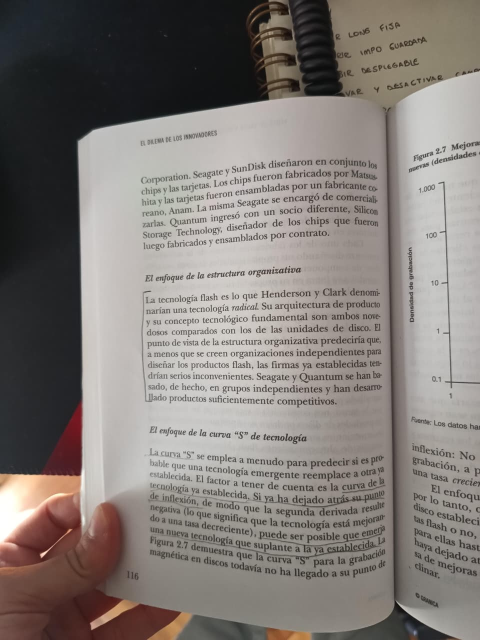
#> input picture img_test/img_left.jpeg, 960 x 1280 px (shown at 1/2 size)
$ python -i page_detector.py   (imports and definitions only)
#> lines starting #> are read from the running program, lines starting #| are printed output that depends on the picture; after the words box and inside, x2 and y2 are one past the last pixel; in counts of white or black regions, pixels touching at a corner belong together
"""Deteccion del ROI de la pagina de interes (paso previo del pipeline).

Las fotos son tomadas con celular: incluyen escritorio, dedos, la otra
pagina del libro abierto, cuadernos, fondo, etc. Antes de binarizar y
buscar marcas conviene recortar la pagina de interes para eliminar ese
ruido externo.

Estrategia (pagina "mas grande / centrada"): se fusiona el texto impreso
en bloques solidos y se toma el bloque de mayor area (la columna de texto
mas prominente). Su bounding box se expande con un padding consciente de
vecinos: hacia cada lado se agranda para incluir el margen (donde van los
corchetes) pero sin invadir la otra pagina (se limita a la mitad del hueco
hasta el siguiente bloque de texto relevante).
"""
import cv2
import numpy as np

from app.core.config import config

Bbox = tuple[int, int, int, int]  # x0, y0, x1, y1


def _text_blocks(gray: np.ndarray) -> list[tuple[int, int, int, int, int]]:
    """Devuelve bloques de texto impreso (x, y, w, h, area) ordenados por area."""
    th = cv2.adaptiveThreshold(
        gray, 255, cv2.ADAPTIVE_THRESH_GAUSSIAN_C, cv2.THRESH_BINARY_INV,
        config.PAGE_TEXT_BLOCK, config.PAGE_TEXT_C,
    )
    # descartar "texto" sobre fondo que no es papel (fondo oscuro)
    _, paper = cv2.threshold(
        cv2.GaussianBlur(gray, (9, 9), 0), 0, 255, cv2.THRESH_BINARY + cv2.THRESH_OTSU
    )
    th = cv2.bitwise_and(th, paper)

    # fusionar lineas/parrafos en bloques solidos: cierre vertical grande
    # (puentea huecos entre parrafos) + horizontal moderado (no salta de pagina)
    close = cv2.getStructuringElement(
        cv2.MORPH_RECT, (config.PAGE_MERGE_W, config.PAGE_MERGE_H)
    )
    merged = cv2.morphologyEx(th, cv2.MORPH_CLOSE, close)
    opening = cv2.getStructuringElement(cv2.MORPH_RECT, (config.PAGE_OPEN, config.PAGE_OPEN))
    merged = cv2.morphologyEx(merged, cv2.MORPH_OPEN, opening)

    n, _, stats, _ = cv2.connectedComponentsWithStats(merged, 8)
    boxes = [
        (int(stats[i, cv2.CC_STAT_LEFT]), int(stats[i, cv2.CC_STAT_TOP]),
         int(stats[i, cv2.CC_STAT_WIDTH]), int(stats[i, cv2.CC_STAT_HEIGHT]),
         int(stats[i, cv2.CC_STAT_AREA]))
        for i in range(1, n)
    ]
    boxes.sort(key=lambda b: b[4], reverse=True)
    return boxes


def detect_spine(gray: np.ndarray) -> int | None:
    """Detecta el lomo del libro
    """
    sh, sw = gray.shape
    y0, y1 = int(sh * config.PAGE_SPINE_BAND), int(sh * (1 - config.PAGE_SPINE_BAND))
    band = gray[y0:y1, :].astype(np.float32)
    col = np.percentile(band, 80, axis=0)
    col = cv2.GaussianBlur(col.reshape(1, -1), (0, 0), 4).ravel()

    flank = max(int(sw * config.PAGE_SPINE_FLANK), 8)
    lo, hi = int(sw * 0.10), int(sw * 0.90)
    best_x, best_valley = None, 0.0
    for x in range(lo, hi):
        left = col[max(0, x - 2 * flank):x - flank].mean() if x - flank > 0 else 0.0
        right = col[x + flank:x + 2 * flank].mean() if x + flank < sw else 0.0
        if min(left, right) < config.PAGE_SPINE_FLANK_MIN:  # ambos lados deben ser pagina
            continue
        valley = float(min(left, right) - col[x])
        if valley > best_valley:
            best_x, best_valley = x, valley

    if best_x is None or best_valley < config.PAGE_SPINE_MIN_VALLEY:
        return None
    return best_x


def detect_page_bbox(bgr: np.ndarray) -> Bbox | None:
    """Devuelve el bbox (x0, y0, x1, y1) de la pagina de interes en coords
    de la imagen original, o None si no se detecta texto."""
    H, W = bgr.shape[:2]
    scale = config.PAGE_DETECT_MAX_DIM / max(H, W)
    scale = min(scale, 1.0)
    small = cv2.resize(bgr, None, fx=scale, fy=scale) if scale < 1.0 else bgr
    gray = cv2.cvtColor(small, cv2.COLOR_BGR2GRAY)
    sh, sw = gray.shape

    boxes = _text_blocks(gray)
    if not boxes:
        return None

    x, y, w, h, area = boxes[0]
    neighbors = [b for b in boxes[1:] if b[4] >= area * config.PAGE_MIN_NEIGHBOR]

    def y_overlap(b: tuple[int, int, int, int, int]) -> bool:
        return not (b[1] + b[3] < y or b[1] > y + h)

    left_gap, right_gap = x, sw - (x + w)
    for b in neighbors:
        if not y_overlap(b):
            continue
        bx, bw = b[0], b[2]
        if bx + bw <= x:
            left_gap = min(left_gap, x - (bx + bw))
        elif bx >= x + w:
            right_gap = min(right_gap, bx - (x + w))

    want_x = int(w * config.PAGE_PAD_X)
    pad_l = min(want_x, max(left_gap // 2, 0))
    pad_r = min(want_x, max(right_gap // 2, 0))
    pad_y = int(h * config.PAGE_PAD_Y)

    x0 = max(0, x - pad_l)
    y0 = max(0, y - pad_y)
    x1 = min(sw, x + w + pad_r)
    y1 = min(sh, y + h + pad_y)

    # Recortar en el lomo para no invadir la pagina vecina. La pagina de
    # interes es el lado del lomo donde cae el centro del bloque de texto
    # principal; se entra un poco (PAGE_SPINE_MARGIN) para saltear la sombra
    # oscura de la encuadernacion.
    spine = detect_spine(gray)
    if spine is not None:
        off = int(sw * config.PAGE_SPINE_MARGIN)
        if x + w / 2 > spine:        # pagina a la derecha del lomo
            x0 = max(x0, spine + off)
        else:                        # pagina a la izquierda del lomo
            x1 = min(x1, spine - off)

    inv = 1.0 / scale
    return (int(x0 * inv), int(y0 * inv), int(x1 * inv), int(y1 * inv))


# [10 lines left out: function crop_to_page, not called in this run]

>>> import cv2
>>> picture = cv2.imread('../../img_test/img_left.jpeg')
#> picture is the input picture: shape (1280, 960, 3); mean B, G, R 119, 123.2, 129.5
>>> result = detect_page_bbox(picture)
#> in detect_page_bbox, `small = cv2.resize(bgr, None, fx=scale, fy=scale) if scale < 1.0 else ..`:
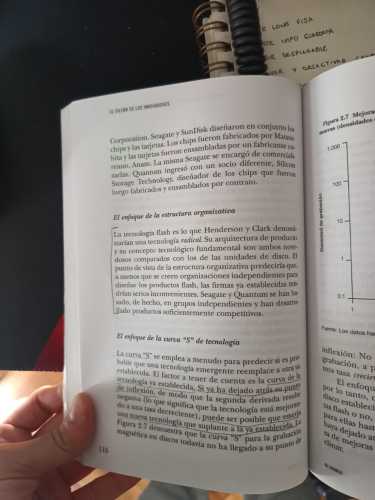
#> small: shape (1000, 750, 3) (shown at 1/2 size); mean B, G, R 119, 123.1, 129.5
#> in detect_page_bbox, `gray = cv2.cvtColor(small, cv2.COLOR_BGR2GRAY)`:
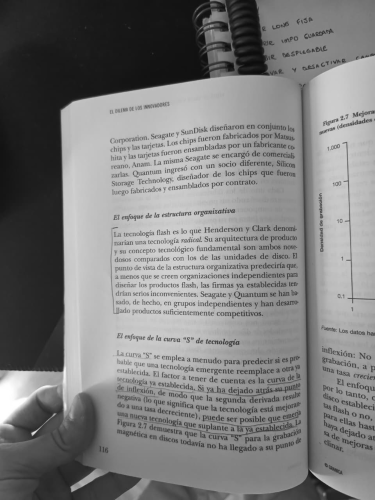
#> gray: shape (1000, 750) (shown at 1/2 size); min 9, max 255, mean 124.5
#> in _text_blocks, `th = cv2.adaptiveThreshold( gray, 255, cv2.ADAPTIVE_THRESH_GAUSSIAN_C,..`:
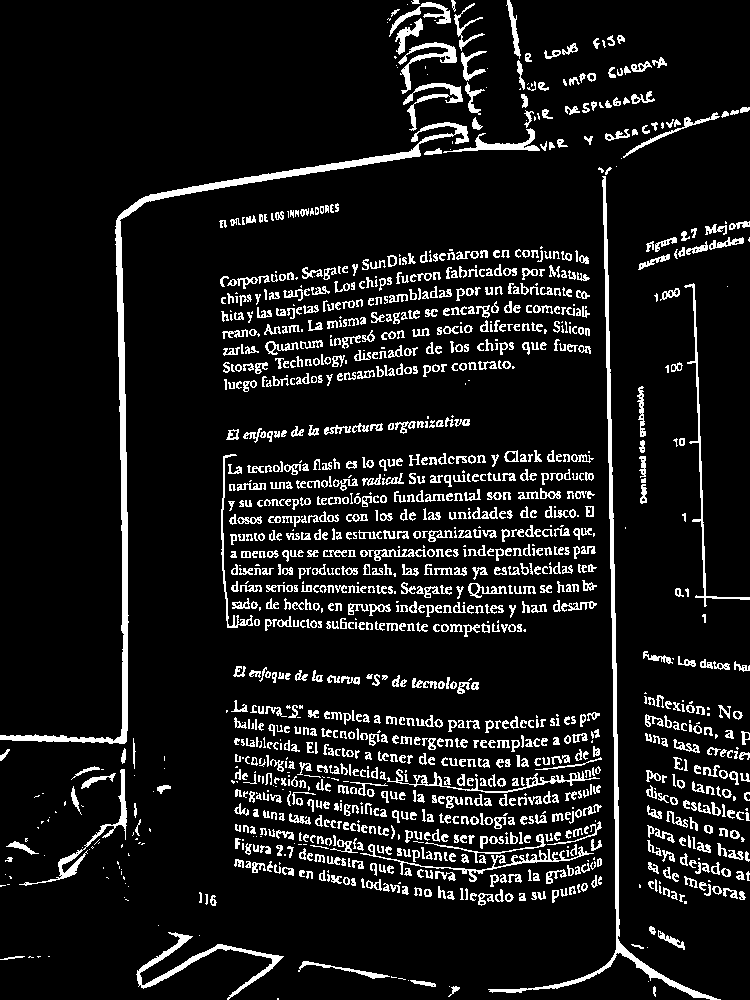
#> th: shape (1000, 750); 9.9% white in thin lines or dots
#> in _text_blocks, `_, paper = cv2.threshold( cv2.GaussianBlur(gray, (9, 9), 0), 0, 255, c..`:
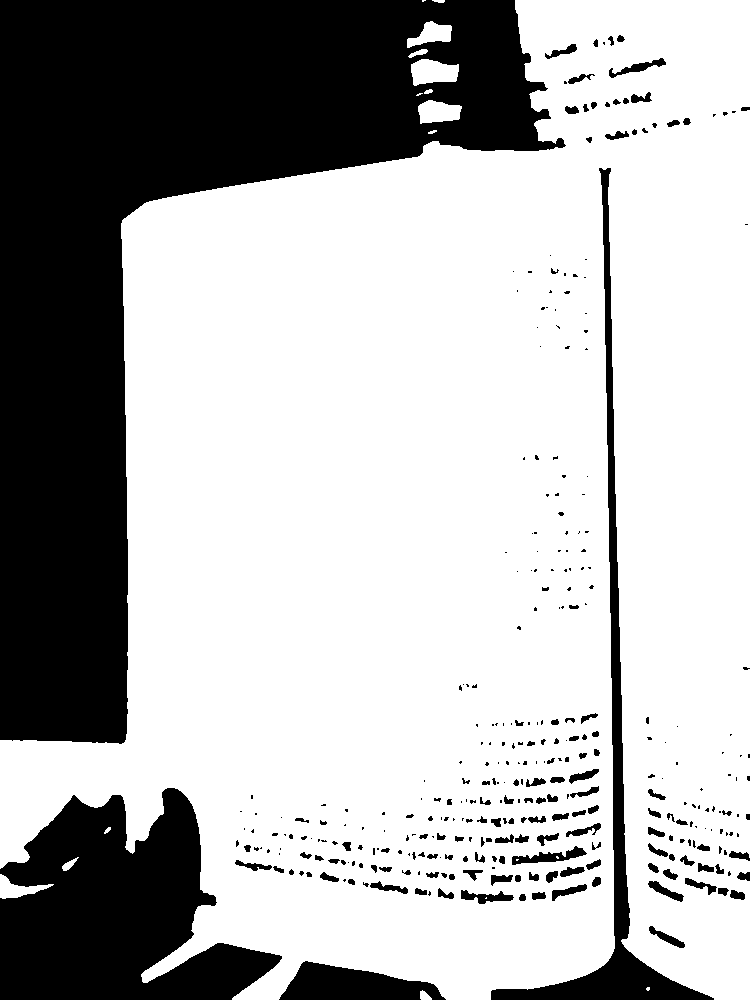
#> paper: shape (1000, 750); 70.1% white; 331 black regions (196 under 20 px), largest, box (x1, y1, x2, y2) and area: (0, 0, 566, 744) 160118, (0, 788, 282, 1000) 37528, (491, 168, 714, 1000) 11689
#> in _text_blocks, `th = cv2.bitwise_and(th, paper)`:
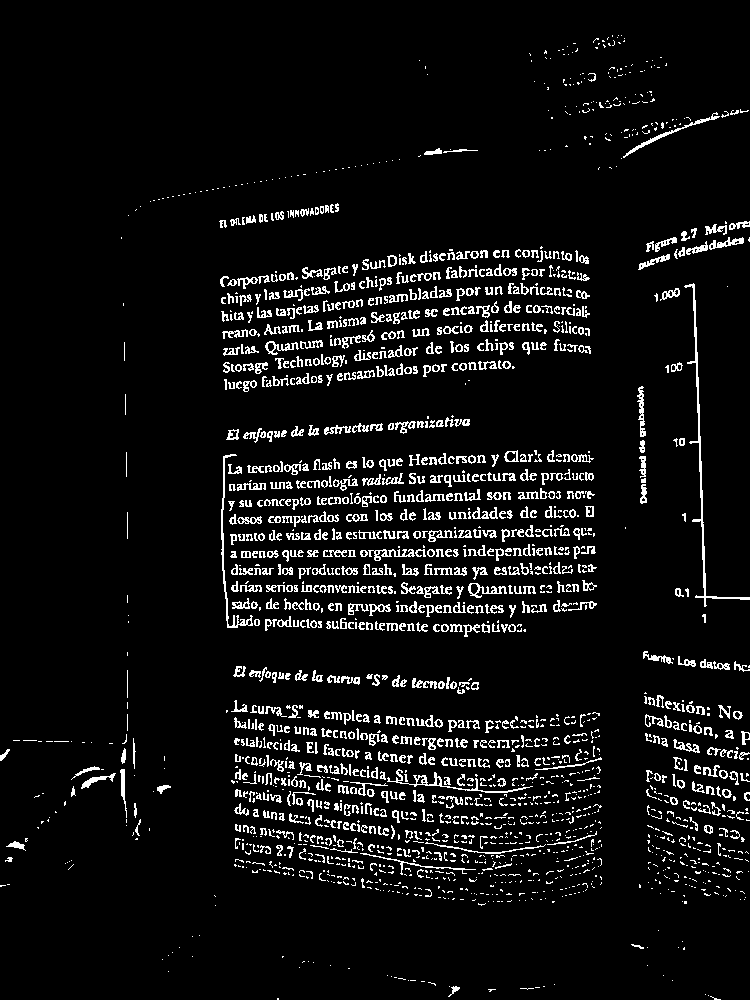
#> th: shape (1000, 750); 6.6% white in thin lines or dots
#> in _text_blocks, `merged = cv2.morphologyEx(merged, cv2.MORPH_OPEN, opening)`:
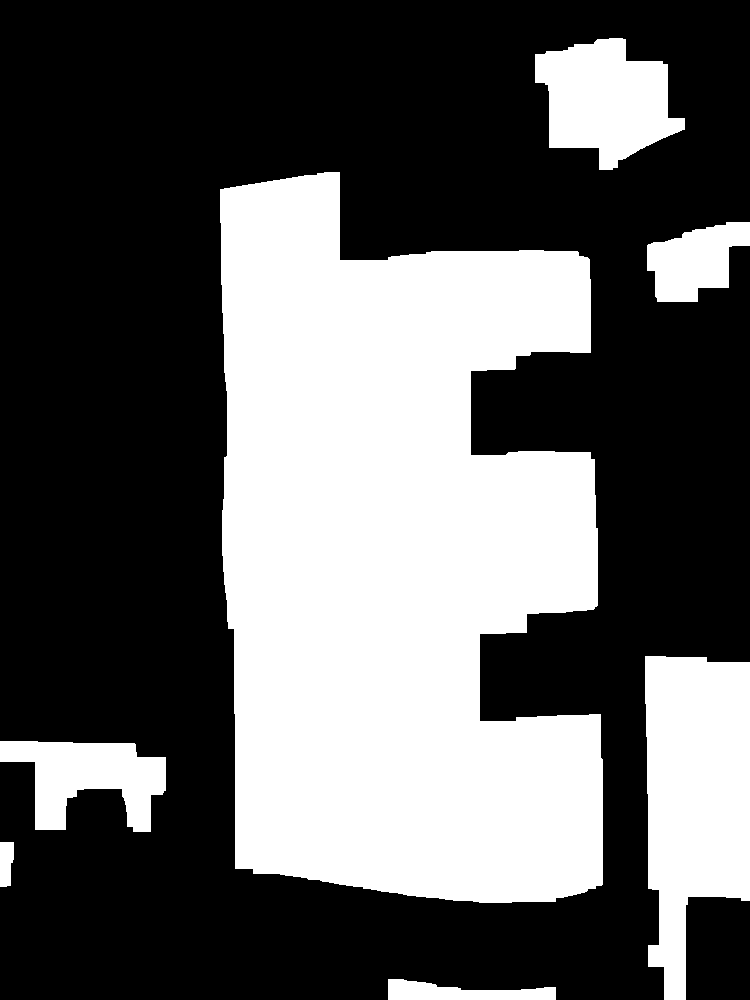
#> merged: shape (1000, 750); 37.1% white; 7 white regions, largest, box (x1, y1, x2, y2) and area: (220, 172, 603, 903) 220922, (645, 656, 750, 1000) 27394, (535, 38, 685, 170) 12798
#> in _text_blocks, `n, _, stats, _ = cv2.connectedComponentsWithStats(merged, 8)`: n = 8; stats = [[0, 0, 750, 1000, 471729], [535, 38, 150, 132, 12798], [220, 172, 383, 731, 220922], [647, 222, 103, 80, 5434], [645, 656, 105, 344, 27394], [0, 741, 166, 91, 8917], [0, 842, 14, 45, 551], [388, 979, 168, 21, 2255]]
#> in _text_blocks, `boxes = [ (int(stats[i, cv2.CC_STAT_LEFT]), int(stats[i, cv2.CC_STAT_T..`: boxes = [(535, 38, 150, 132, 12798), (220, 172, 383, 731, 220922), (647, 222, 103, 80, 5434), (645, 656, 105, 344, 27394), (0, 741, 166, 91, 8917), (0, 842, 14, 45, 551), (388, 979, 168, 21, 2255)]
#> in detect_page_bbox, `boxes = _text_blocks(gray)`: boxes = [(220, 172, 383, 731, 220922), (645, 656, 105, 344, 27394), (535, 38, 150, 132, 12798), (0, 741, 166, 91, 8917), (647, 222, 103, 80, 5434), (388, 979, 168, 21, 2255), (0, 842, 14, 45, 551)]
#> in detect_page_bbox, `x, y, w, h, area = boxes[0]`: x = 220; y = 172; w = 383; h = 731; area = 220922
#> in detect_page_bbox, `neighbors = [b for b in boxes[1:] if b[4] >= area * config.PAGE_MIN_NE..`: neighbors = [(645, 656, 105, 344, 27394), (535, 38, 150, 132, 12798), (0, 741, 166, 91, 8917)]
#> in detect_page_bbox, `left_gap, right_gap = x, sw - (x + w)`: left_gap = 220; right_gap = 147
#> the loop in detect_page_bbox, `for b in neighbors:` made 3 passes
#> (b, bx, bw, right_gap) on pass 1: ((645, 656, 105, 344, 27394), 645, 105, 42)
#> in detect_page_bbox, `want_x = int(w * config.PAGE_PAD_X)`: want_x = 38
#> in detect_page_bbox, `pad_l = min(want_x, max(left_gap // 2, 0))`: pad_l = 27
#> in detect_page_bbox, `pad_r = min(want_x, max(right_gap // 2, 0))`: pad_r = 21
#> in detect_page_bbox, `pad_y = int(h * config.PAGE_PAD_Y)`: pad_y = 43
#> in detect_page_bbox, `x0 = max(0, x - pad_l)`: x0 = 193
#> in detect_page_bbox, `y0 = max(0, y - pad_y)`: y0 = 129
#> in detect_page_bbox, `x1 = min(sw, x + w + pad_r)`: x1 = 624
#> in detect_page_bbox, `y1 = min(sh, y + h + pad_y)`: y1 = 946
#> in detect_spine, `band = gray[y0:y1, :].astype(np.float32)`:
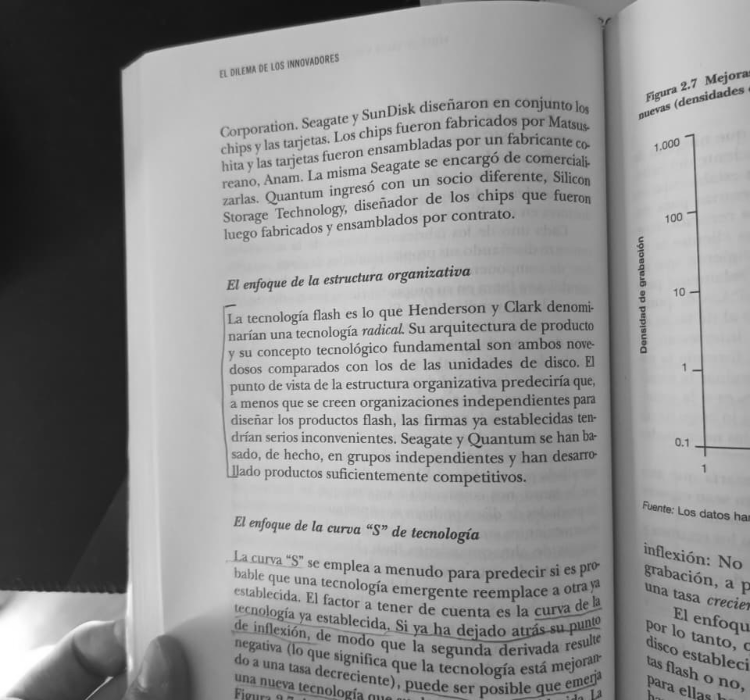
#> band: shape (700, 750) float32; min 14, max 255, mean 142.4
#> in detect_spine, `col = np.percentile(band, 80, axis=0)`: col = 750 values, max 206 at index 148, min 40 at index 69, mean 159.7
#> in detect_spine, `col = cv2.GaussianBlur(col.reshape(1, -1), (0, 0), 4).ravel()`: col = 750 values, max 205 at index 151, min 40.39 at index 71, mean 159.7
#> the loop in detect_spine, `for x in range(lo, hi):` made 600 passes
#> (left, right, valley, best_valley) on passes 123 to 130: (192.2, 194.7, 0.978, 0.978), (194.5, 194.9, 3.39, 3.39), (196.5, 195.1, 4.05, 4.05), (198.1, 195.3, 4.28, 4.28), (199.3, 195.5, 4.5, 4.5), (200.3, 195.7, 4.7, 4.7), (200.9, 195.9, 4.9, 4.9), (201.3, 196.1, 5.09, 5.09)
#> after the loop in detect_spine, `for x in range(lo, hi):`: best_valley = 23.35; best_x = 613
#> in detect_page_bbox, `x1 = min(x1, spine - off)`: x1 = 604
#> result = (247, 165, 773, 1210)

$ run again, on img_test/img_right.jpeg
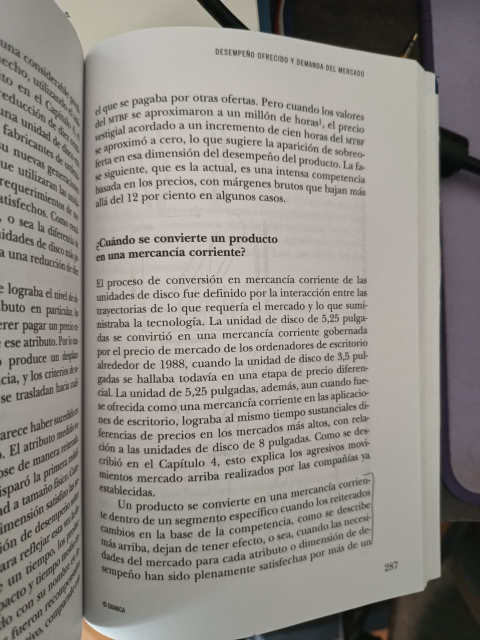
#> input picture img_test/img_right.jpeg, 960 x 1280 px (shown at 1/2 size)
#> picture is the input picture: shape (1280, 960, 3); mean B, G, R 136.5, 141.6, 145.3
#> in _text_blocks, `th = cv2.adaptiveThreshold( gray, 255, cv2.ADAPTIVE_THRESH_GAUSSIAN_C,..`:
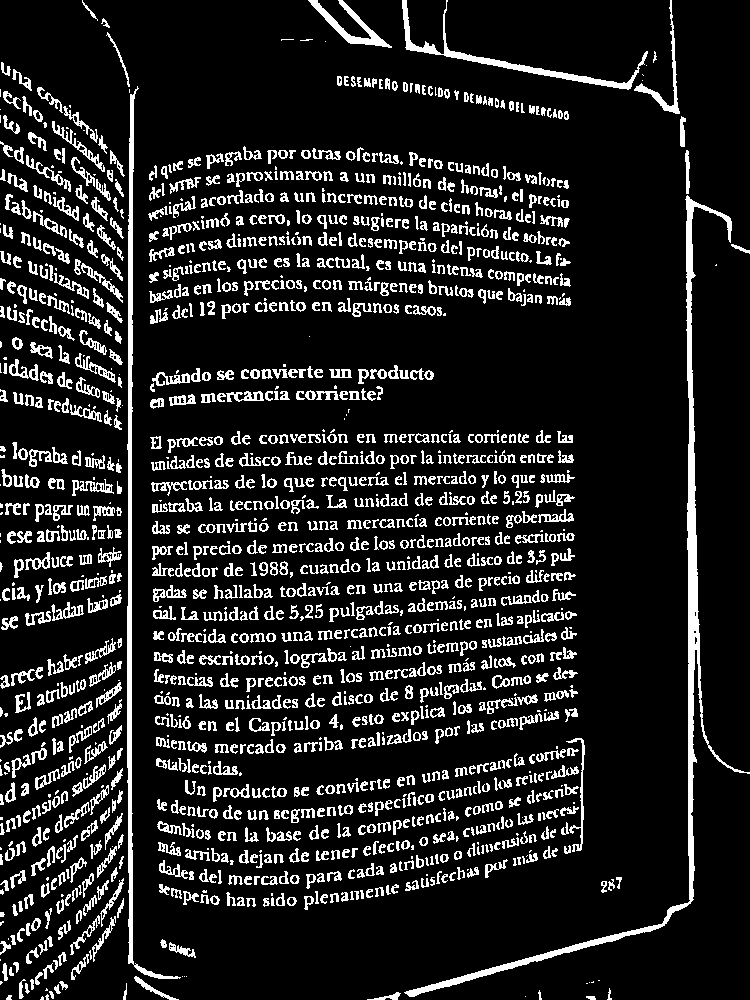
#> th: shape (1000, 750); 13.5% white in thin lines or dots
#> paper: shape (1000, 750); 76.3% white; 733 black regions (364 under 20 px), largest, box (x1, y1, x2, y2) and area: (371, 0, 750, 1000) 99273, (31, 93, 220, 981) 22044, (308, 0, 389, 47) 1770
#> n = 7; stats = [[0, 0, 750, 1000, 371986], [85, 0, 26, 22, 475], [374, 50, 34, 42, 980], [0, 67, 585, 840, 374582], [505, 103, 19, 13, 243], [602, 878, 19, 12, 228], [125, 973, 63, 27, 1506]]
#> in _text_blocks, `boxes = [ (int(stats[i, cv2.CC_STAT_LEFT]), int(stats[i, cv2.CC_STAT_T..`: boxes = [(85, 0, 26, 22, 475), (374, 50, 34, 42, 980), (0, 67, 585, 840, 374582), (505, 103, 19, 13, 243), (602, 878, 19, 12, 228), (125, 973, 63, 27, 1506)]
#> in detect_page_bbox, `boxes = _text_blocks(gray)`: boxes = [(0, 67, 585, 840, 374582), (125, 973, 63, 27, 1506), (374, 50, 34, 42, 980), (85, 0, 26, 22, 475), (505, 103, 19, 13, 243), (602, 878, 19, 12, 228)]
#> x = 0; y = 67; w = 585; h = 840; area = 374582
#> neighbors = []
#> left_gap = 0; right_gap = 165
#> want_x = 58
#> pad_l = 0
#> pad_r = 58
#> pad_y = 50
#> in detect_page_bbox, `x0 = max(0, x - pad_l)`: x0 = 0
#> in detect_page_bbox, `y0 = max(0, y - pad_y)`: y0 = 17
#> x1 = 643
#> in detect_page_bbox, `y1 = min(sh, y + h + pad_y)`: y1 = 957
#> in detect_spine, `band = gray[y0:y1, :].astype(np.float32)`:
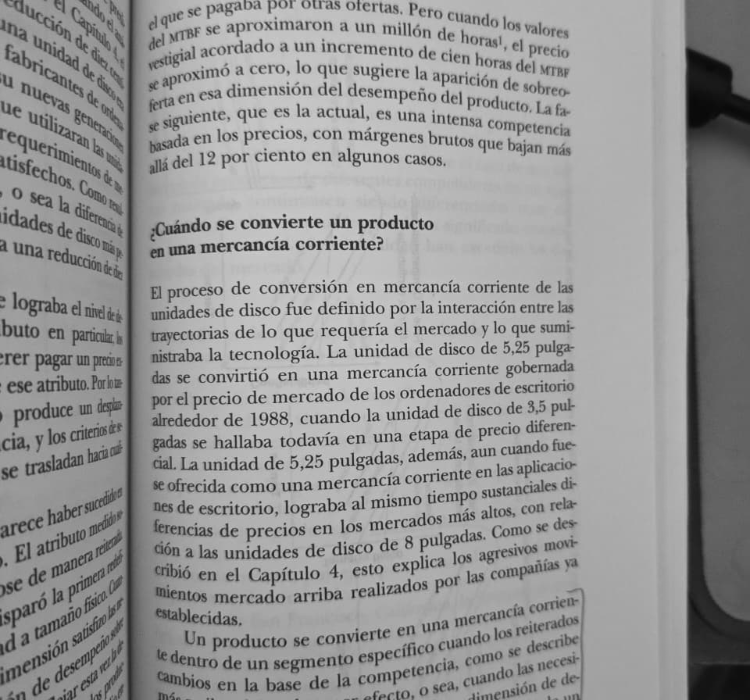
#> band: shape (700, 750) float32; min 8, max 224, mean 148.7
#> in detect_spine, `col = np.percentile(band, 80, axis=0)`: col = 750 values, max 194 at index 264, min 57 at index 130, mean 168.8
#> in detect_spine, `col = cv2.GaussianBlur(col.reshape(1, -1), (0, 0), 4).ravel()`: col = 750 values, max 193.8 at index 270, min 82.38 at index 694, mean 168.8
#> the loop in detect_spine, `for x in range(lo, hi):` made 600 passes
#> (left, right, valley, best_valley) on passes 23 to 30: (156, 150.8, 0.643, 0.643), (155.9, 152.4, 2.48, 2.48), (155.8, 153.9, 4.2, 4.2), (155.7, 155.3, 5.8, 5.8), (155.6, 156.6, 6.26, 6.26), (155.5, 157.8, 6.39, 6.39), (155.4, 158.8, 6.52, 6.52), (155.3, 159.8, 6.66, 6.66)
#> after the loop in detect_spine, `for x in range(lo, hi):`: best_valley = 53.65; best_x = 130
#> in detect_page_bbox, `x0 = max(x0, spine + off)`: x0 = 139
#> result = (177, 21, 823, 1224)
